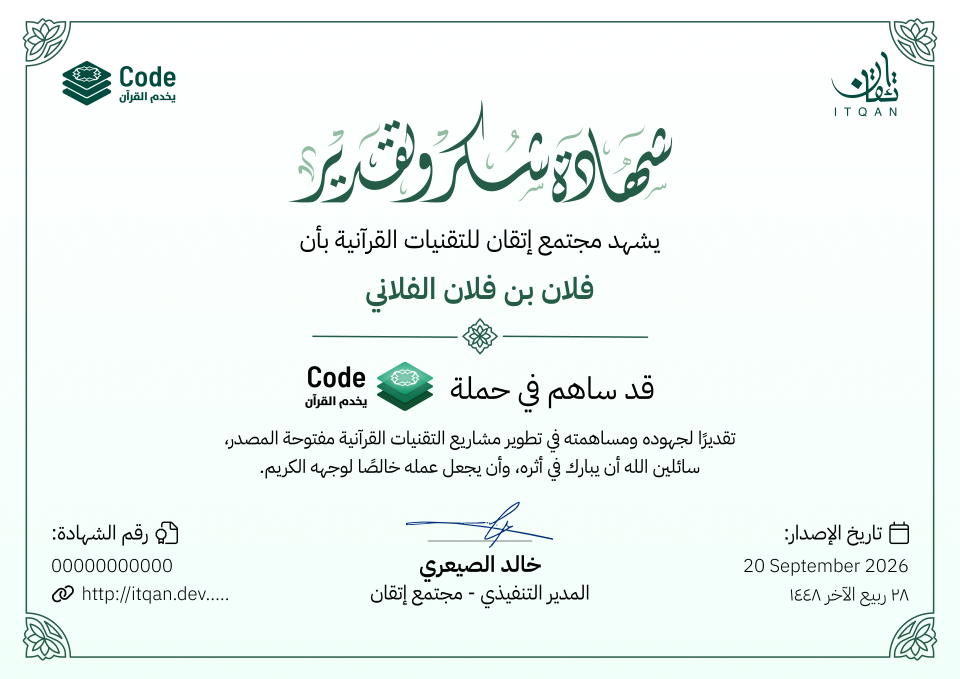
#> input picture assets/_figma-raw/frame3.png, 1920 x 1358 px (shown at 1/2 size)
$ python compare_ink.py ../assets/_figma-raw/frame3.png ../assets/_figma-raw/signature.png
#> lines starting #> are read from the running program, lines starting #| are printed output that depends on the picture
#!/usr/bin/env python3
"""
Compare ink bands between the Figma reference render and our Chromium render.

Figma's TEXT node bounding box is derived from font ascent/descent, while the
line box uses lineHeightPx. Which one `absoluteBoundingBox.y` refers to is not
documented, so measure the actual ink instead of trusting either number.

Usage: python3 compare_ink.py <reference.png> <render.png>
"""
import sys
import numpy as np
from PIL import Image

# x ranges we care about, to isolate one element at a time
REGIONS = {
    "witness":   (560, 1360),
    "recipient": (560, 1360),
    "body":      (380, 1540),
    "signer":    (700, 1220),
    "role":      (700, 1220),
    "certnum":   (90,  620),
    "gregdate":  (1380, 1830),
    "hijri":     (1380, 1830),
}


def bands(path, xr, threshold=200):
    """Return [(y0, y1)] row ranges containing dark pixels within x range xr."""
#> called with path = '../assets/_figma-raw/frame3.png', xr = (560, 1360), threshold = 200
    img = Image.open(path).convert("L")
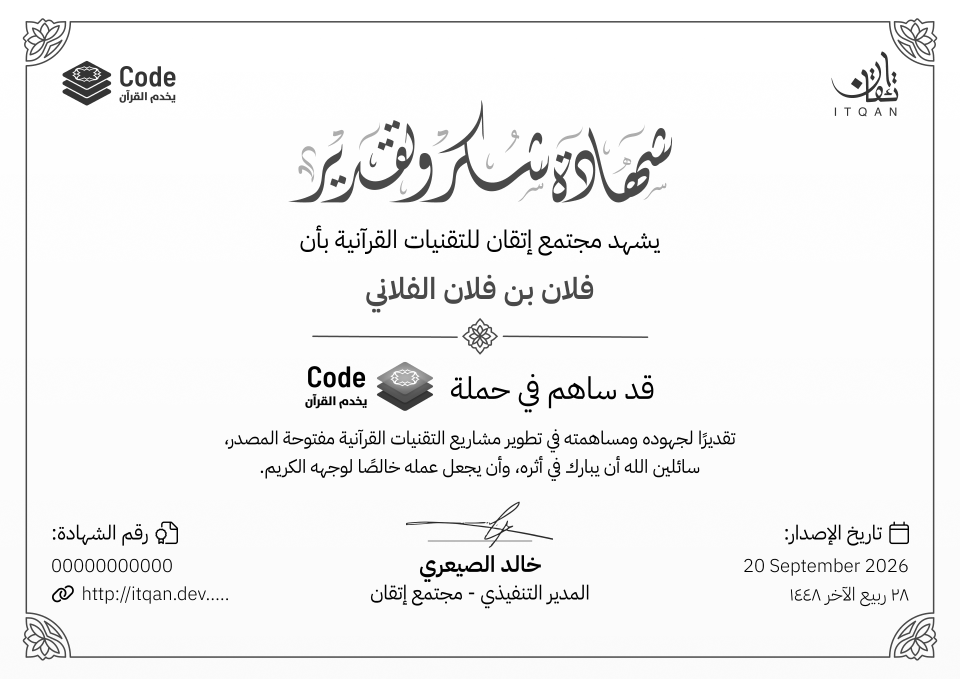
#> img: PIL image 1920x1358 L (shown at 1/2 size); min 0, max 255, mean 243
    a = np.asarray(img)[:, xr[0]:xr[1]]
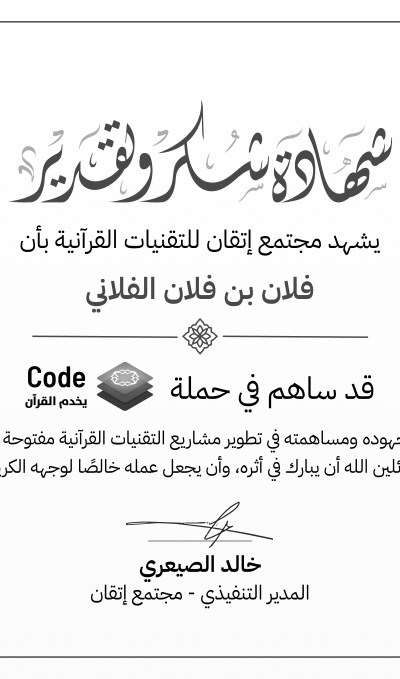
#> a: shape (1358, 800) (shown at 1/2 size); min 0, max 255, mean 238
    dark = (a < threshold).sum(axis=1)
#> dark = 1358 values, max 800 at index 42, min 0 at index 0, mean 64.68
    rows = dark > 2
    out, start = [], None
    for i, on in enumerate(rows):
        if on and start is None:
            start = i
        elif not on and start is not None:
            if i - start >= 3:
                out.append((start, i - 1))
            start = None
#> this loop made 1358 passes
#> on on passes 1 to 12: False, False, False, False, False, False, False, False, False, False, False, False
#> after the loop, out = [(42, 44), (205, 404), (451, 510), (549, 612), (617, 624), (637, 707), (724, 824), (859, 899), (901, 904), (912, 955), (958, 961), (1004, 1094), (1110, 1154), (1158, 1163), (1169, 1210), (1212, 1216), (1312, 1315)]
    if start is not None:
        out.append((start, len(rows) - 1))
    return out


def main():
    ref, ren = sys.argv[1], sys.argv[2]
    print(f"{'region':<10} {'reference bands':<34} {'render bands':<34} {'Δ first':>8}")
    print("-" * 92)
    for name, xr in REGIONS.items():
        rb = bands(ref, xr)
#> rb has the same summary as out in bands
        nb = bands(ren, xr)
#> call 2 of bands, with path = '../assets/_figma-raw/signature.png', xr = (560, 1360), threshold = 200
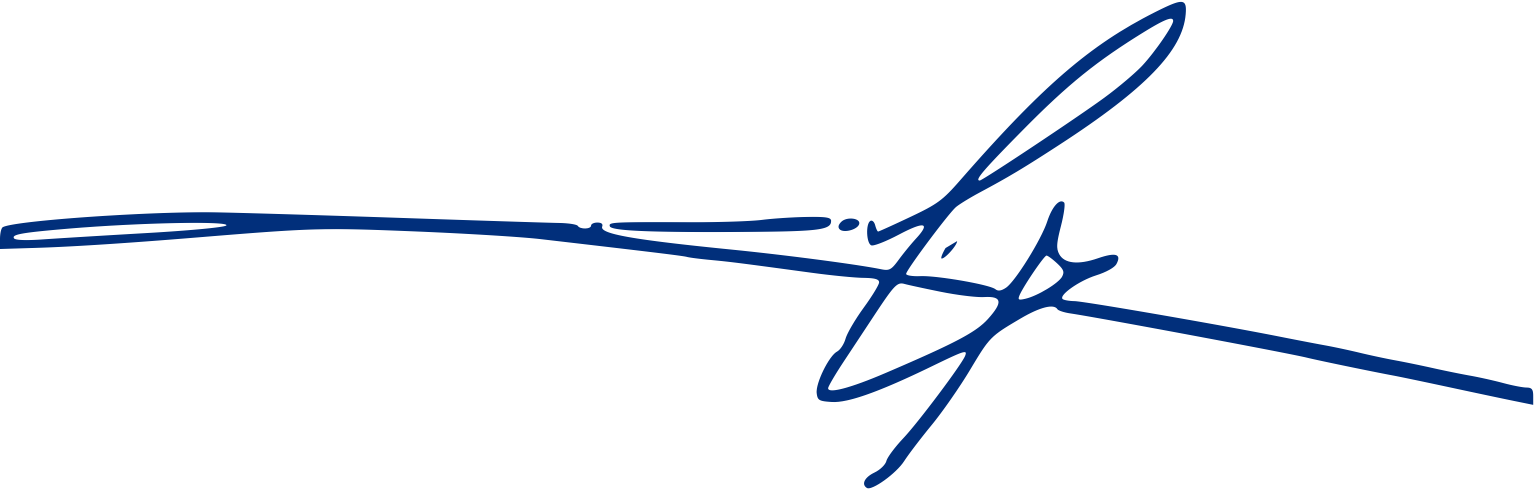
#> input picture assets/_figma-raw/signature.png, 1534 x 492 px
#> in bands (call 2), `img = Image.open(path).convert("L")`:
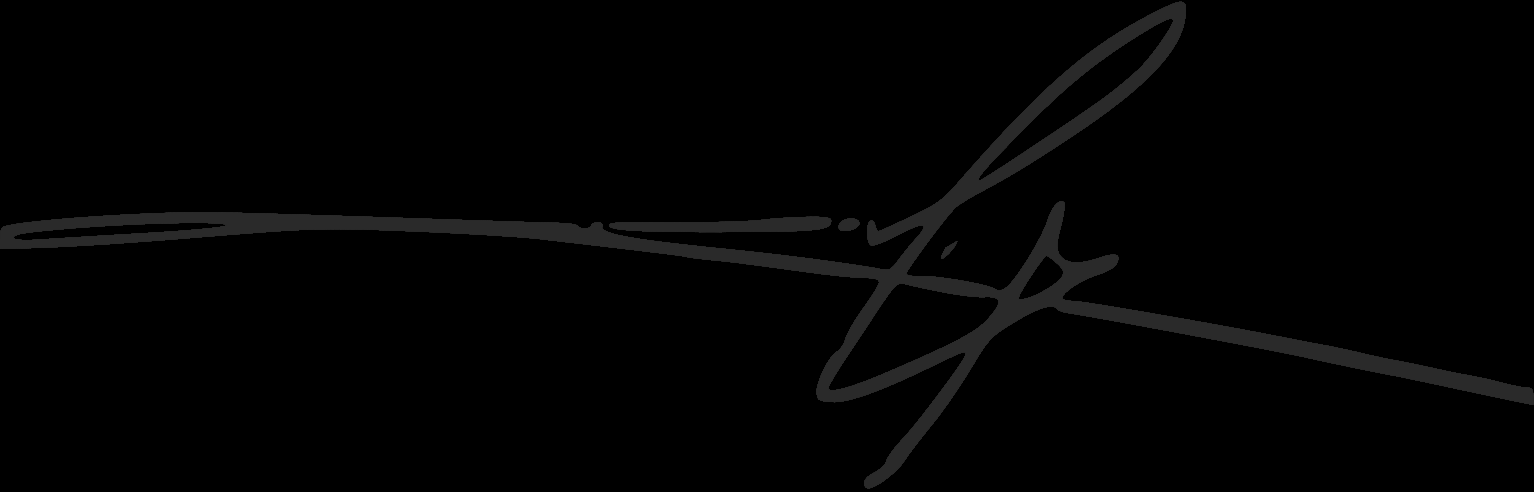
#> img: PIL image 1534x492 L; min 0, max 42, mean 2.7
#> in bands (call 2), `a = np.asarray(img)[:, xr[0]:xr[1]]`:
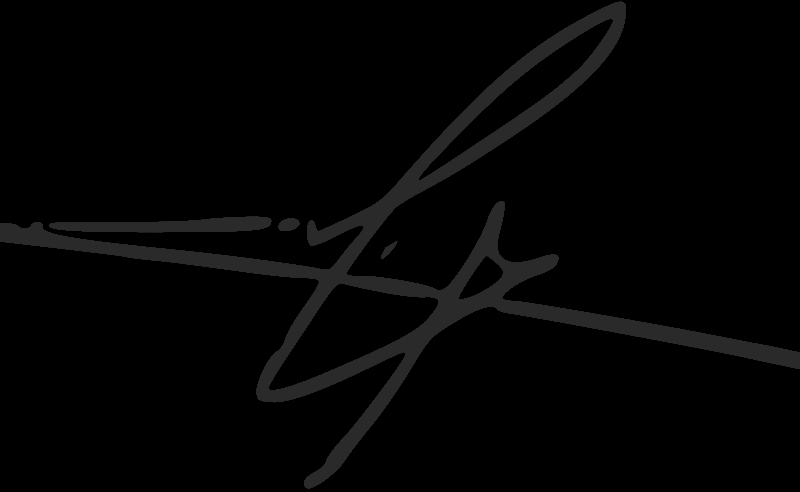
#> a: shape (492, 800); min 0, max 42, mean 3.8
#> in bands (call 2), `dark = (a < threshold).sum(axis=1)`: dark = 492 values from 800 to 800
#> the loop in bands (call 2), `for i, on in enumerate(rows):` made 492 passes
#> start on pass 1: 0
#> after the loop in bands (call 2), `for i, on in enumerate(rows):`: out = []; start = 0
#> nb = [(0, 491)]
        delta = ""
        if rb and nb:
            delta = f"{nb[0][0] - rb[0][0]:+d}"
#> delta = '-42'
        fmt = lambda bs: ",".join(f"{a}-{b}" for a, b in bs) or "-"
        print(f"{name:<10} {fmt(rb):<34} {fmt(nb):<34} {delta:>8}")
#| witness    42-44,205-404,451-510,549-612,617-624,637-707,724-824,859-899,901-904,912-955,958-961,1004-1094,1110-1154,1158-1163,1169-1210,1212-1216,1312-1315 0-491                                   -42


if __name__ == "__main__":
    main()
